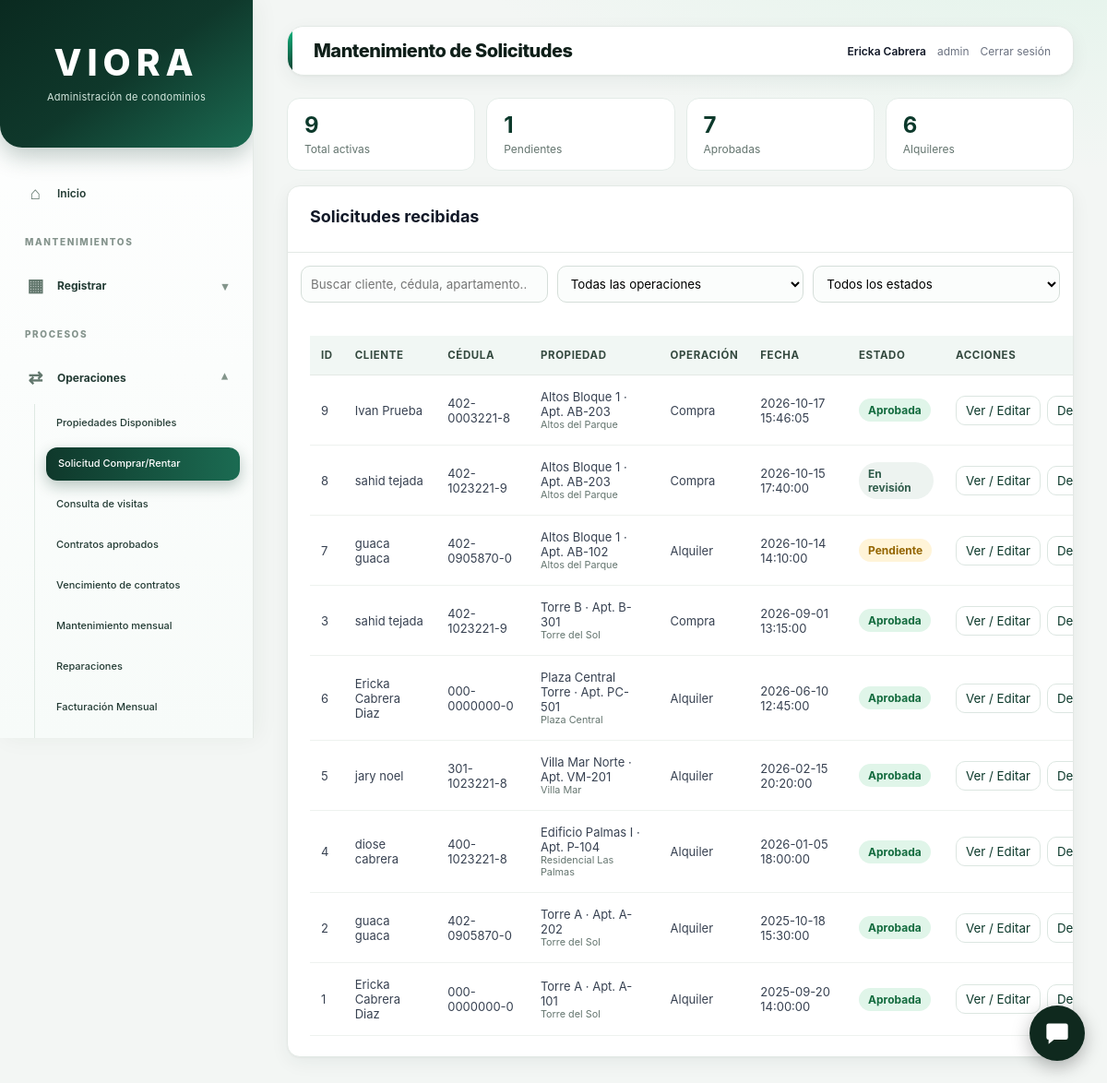
/Viora/mantenimientos/solicitudes.php (signed in), run on the app's committed database.
### tables this page shows
CREATE TABLE `solicitud_propiedad` (
  `id_solicitudes` bigint(20) NOT NULL,
  `persona_id` bigint(20) NOT NULL,
  `apartamento_id` bigint(20) NOT NULL,
  `tipo_operacion` enum('Alquiler','Venta') NOT NULL,
  `observaciones` text DEFAULT NULL,
  `estado` enum('Pendiente','En revision','Aprobada','Rechazada','Cancelada') DEFAULT 'Pendiente',
  `fecha_solicitud` timestamp NOT NULL DEFAULT current_timestamp(),
  `activo` tinyint(1) DEFAULT 1
);

CREATE TABLE `persona` (
  `id_personas` bigint(20) NOT NULL,
  `nombres` varchar(100) NOT NULL,
  `apellidos` varchar(100) NOT NULL,
  `cedula` varchar(20) DEFAULT NULL,
  `correo` varchar(120) DEFAULT NULL,
  `telefono` varchar(40) DEFAULT NULL,
  `direccion` varchar(255) DEFAULT NULL,
  `fecha_registro` timestamp NOT NULL DEFAULT current_timestamp(),
  `activo` tinyint(1) DEFAULT 1
);

CREATE TABLE `edificio` (
  `id_edificios` bigint(20) NOT NULL,
  `condominio_id` bigint(20) NOT NULL,
  `nombre` varchar(100) NOT NULL,
  `cantidad_pisos` int(11) DEFAULT NULL,
  `estado` varchar(30) DEFAULT 'Activo',
  `activo` tinyint(1) DEFAULT 1
);

CREATE TABLE `apartamento` (
  `id_apartamentos` bigint(20) NOT NULL,
  `edificio_id` bigint(20) NOT NULL,
  `numero` varchar(20) NOT NULL,
  `piso` int(11) DEFAULT NULL,
  `habitaciones` int(11) DEFAULT NULL,
  `banos` int(11) DEFAULT NULL,
  `metros_cuadrados` decimal(10,2) DEFAULT NULL,
  `descripcion` text DEFAULT NULL,
  `estado` varchar(30) DEFAULT 'Disponible',
  `activo` tinyint(1) DEFAULT 1,
  `imagen` varchar(255) DEFAULT NULL,
  `precio_alquiler` decimal(12,2) DEFAULT NULL,
  `disponible` tinyint(1) DEFAULT 1,
  `tipo_operacion` enum('Alquiler','Venta','Ambos') NOT NULL DEFAULT 'Alquiler',
  `precio_venta` decimal(14,2) DEFAULT NULL
);

CREATE TABLE `condominio` (
  `id_condominios` bigint(20) NOT NULL,
  `nombre` varchar(100) NOT NULL,
  `descripcion` text DEFAULT NULL,
  `direccion` varchar(255) NOT NULL,
  `ciudad` varchar(100) DEFAULT NULL,
  `provincia` varchar(100) DEFAULT NULL,
  `estado` varchar(30) DEFAULT 'Activo',
  `activo` tinyint(1) DEFAULT 1
);

### Viora/mantenimientos/solicitudes.php (the view, shortened to what this page needs)
<?php
require_once '../conf/conexion.php';
$nombre = $_SESSION['nombre_usuario'] ?? 'Usuario';
$usuario = $_SESSION['usuario'] ?? '';
function esc($v) { return htmlspecialchars((string)($v ?? ''), ENT_QUOTES, 'UTF-8'); }
$sql="SELECT s.id_solicitudes,s.tipo_operacion,s.estado,s.observaciones,s.fecha_solicitud,s.activo,p.nombres,p.apellidos,p.cedula,p.correo,p.telefono,p.direccion,a.numero AS apartamento,e.nombre AS edificio,c.nombre AS condominio FROM solicitud_propiedad s INNER JOIN persona p ON p.id_personas=s.persona_id INNER JOIN apartamento a ON a.id_apartamentos=s.apartamento_id INNER JOIN edificio e ON e.id_edificios=a.edificio_id INNER JOIN condominio c ON c.id_condominios=e.condominio_id WHERE s.activo=1 ORDER BY s.fecha_solicitud DESC,s.id_solicitudes DESC";
$result=$conexion->query($sql);
$solicitudes=$result->fetch_all(MYSQLI_ASSOC);
?>
<!DOCTYPE html>
<html lang="es">
<head>
<link rel="stylesheet" href="../estilos/styleP.css?v=6">
</head>
<body>
<div class="diseño">
<?php include 'menu_lateral.php'; ?>
<main class="contenido">
<header class="contenido__superior"><h1 class="titulo">Mantenimiento de Solicitudes</h1><div class="filtros"><span class="filtro filtro--activo"><?=esc($nombre)?></span><span class="filtro"><?=esc($usuario)?></span><a href="../login/logout.php" class="filtro" style="text-decoration:none">Cerrar sesión</a></div></header>
<div class="solicitudes-resumen">
<div><strong><?=count($solicitudes)?></strong><span>Total activas</span></div>
<div><strong><?=count(array_filter($solicitudes,fn($s)=>$s['estado']==='Pendiente'))?></strong><span>Pendientes</span></div>
<div><strong><?=count(array_filter($solicitudes,fn($s)=>$s['estado']==='Aprobada'))?></strong><span>Aprobadas</span></div>
<div><strong><?=count(array_filter($solicitudes,fn($s)=>$s['tipo_operacion']==='Alquiler'))?></strong><span>Alquileres</span></div>
</div>
<section class="modulo"><div class="modulo__header"><h2 class="modulo__titulo">Solicitudes recibidas</h2></div>
<div class="solicitudes-filtros"><input id="buscar" type="search" placeholder="Buscar cliente, cédula, apartamento..." aria-label="Buscar solicitudes"><select id="filtroTipo"><option value="">Todas las operaciones</option></select><select id="filtroEstado"><option value="">Todos los estados</option></select></div>
<div class="modulo__cuerpo tabla-contenedor solicitudes-tabla"><table class="tabla"><thead><tr><th>ID</th><th>Cliente</th><th>Cédula</th><th>Propiedad</th><th>Operación</th><th>Fecha</th><th>Estado</th><th>Acciones</th></tr></thead><tbody id="tablaSolicitudes">
<?php foreach($solicitudes as $s): ?><tr data-tipo="<?=esc($s['tipo_operacion'])?>" data-estado="<?=esc($s['estado'])?>" data-busqueda="<?=esc(mb_strtolower(implode(' ',[$s['nombres'],$s['apellidos'],$s['cedula'],$s['apartamento'],$s['edificio'],$s['condominio']]),'UTF-8'))?>"><td><?= (int)$s['id_solicitudes']?></td><td><?=esc($s['nombres'].' '.$s['apellidos'])?></td><td><?=esc($s['cedula']?:'—')?></td><td><?=esc($s['edificio'].' · Apt. '.$s['apartamento'])?><small style="display:block;color:#64756f"><?=esc($s['condominio'])?></small></td><td><?=esc($s['tipo_operacion']==='Venta'?'Compra':'Alquiler')?></td><td><?=esc($s['fecha_solicitud'])?></td><td><span class="solicitudes-estado" data-estado="<?=esc($s['estado'])?>"><?=esc($s['estado']==='En revision'?'En revisión':$s['estado'])?></span></td><td><div class="solicitudes-acciones"><button type="button" class="btn-ver" data-id="<?=(int)$s['id_solicitudes']?>">Ver / Editar</button><button type="button" class="btn-borrar" data-id="<?=(int)$s['id_solicitudes']?>" aria-label="Desactivar solicitud">Desactivar</button></div></td></tr><?php endforeach; ?>
</tbody></table></div></section>
</main></div>
</body></html>

### Viora/estilos/styleP.css (style rules this page uses)
:root { --fondo: #f4f5f7; --panel: #ffffff; --texto: #111827; --tenue: #6b7280; --borde: #e5e7eb; --sombra: 0 4px 20px rgba(0, 0, 0, .04); --lateral-fondo: #ffffff; --lateral-texto: #374151; --lateral-hover: #f3f4f6; --lateral-activo: #0f291e; --lateral-activo-texto: #ffffff; --color-primario: #0f291e; --verde-esmeralda: #10b981; }
*, *::before, *::after { box-sizing: border-box; }
html, body { height: 100%; margin: 0; padding: 0; }
body { font-family: -apple-system, BlinkMacSystemFont, "Segoe UI", Roboto, Helvetica, Arial, sans-serif; color: var(--texto); background: var(--fondo); -webkit-font-smoothing: antialiased; }
.diseño { display: flex; min-height: 100vh; }
.contenido { flex: 1; padding: 24px 32px; overflow-y: auto; min-width: 0; }
.contenido__superior { display: flex; align-items: center; justify-content: space-between; gap: 20px; margin-bottom: 24px; background: var(--panel); padding: 14px 22px; border-radius: 16px; border: 1px solid var(--borde); box-shadow: var(--sombra); }
.contenido__superior .titulo { margin: 0; font-size: 20px; font-weight: 800; color: var(--texto); }
.filtros { display: flex; align-items: center; gap: 12px; }
.filtro { font-size: 12px; color: var(--tenue); }
.filtro--activo { font-weight: 600; color: var(--texto); }
.modulo { background: var(--panel); border: 1px solid var(--borde); border-radius: 16px; box-shadow: var(--sombra); overflow: hidden; }
.modulo__header { display: flex; justify-content: space-between; align-items: center; flex-wrap: wrap; gap: 16px; padding: 22px 24px; border-bottom: 1px solid var(--borde); }
.modulo__titulo { margin: 0 0 6px; color: var(--texto); font-size: 18px; font-weight: 700; }
.modulo__cuerpo { padding: 22px 24px; overflow-x: auto; }
.tabla { width: 100%; min-width: 900px; border-collapse: collapse; text-align: left; }
.tabla thead th { padding: 14px 12px; background: #0F382B; color: #FFFFFF; font-size: 11px; font-weight: 700; text-transform: uppercase; letter-spacing: .4px; white-space: nowrap; }
.tabla tbody td { padding: 15px 12px; border-bottom: 1px solid #edf0f2; color: #374151; font-size: 13px; vertical-align: middle; }
:root { --viora-verde: #0F382B; --viora-verde-hover: #185743; --viora-verde-claro: #E3F4EC; --viora-texto: #233B34; --viora-gris: #84938C; --viora-borde: #E7EDE9; }
.diseño { display: flex; min-height: 100vh; width: 100%; }
.diseño > .contenido { flex: 1; min-width: 0; }
@media (max-width:1250px) { .contenido__superior { flex-wrap:wrap } }

### Viora/mantenimientos/solicitudes.php (style rules this page uses)
.solicitudes-resumen { display:flex;gap:12px;flex-wrap:wrap;margin:16px 0 }
.solicitudes-resumen div { background:white;border:1px solid #e3ebe7;border-radius:12px;padding:14px 18px;flex:1;min-width:120px }
.solicitudes-resumen strong { display:block;font-size:24px;color:#0c392b }
.solicitudes-resumen span { font-size:12px;color:#64756f }
.solicitudes-filtros { display:flex;gap:10px;flex-wrap:wrap;padding:14px }
.solicitudes-filtros input,.solicitudes-filtros select { padding:10px;border:1px solid #dce6e1;border-radius:8px;min-width:160px;flex:1 }
.solicitudes-estado { display:inline-block;border-radius:30px;padding:5px 10px;font-size:12px;font-weight:700;background:#edf3f0;color:#315d4c }
.solicitudes-estado[data-estado="Aprobada"] { background:#e0f5e9;color:#136b3e }
.solicitudes-estado[data-estado="Pendiente"] { background:#fff4d8;color:#946500 }
.solicitudes-acciones { display:flex;gap:7px;white-space:nowrap }
.solicitudes-acciones button { border:1px solid #dce6e1;background:#fff;color:#0c392b;border-radius:7px;padding:7px 10px;cursor:pointer }
.solicitudes-tabla { overflow-x:auto }

### data on the page
solicitud_propiedad: id_solicitudes "9", persona.apellidos "Ivan Prueba", persona.cedula "402-0003221-8", edificio.nombre "Altos Bloque 1 · Apt. AB-203", condominio.nombre "Altos del Parque", tipo_operacion "Compra", fecha_solicitud "2026-10-17 15:46:05", estado "Aprobada"
solicitud_propiedad: id_solicitudes "8", persona.apellidos "sahid tejada", persona.cedula "402-1023221-9", edificio.nombre "Altos Bloque 1 · Apt. AB-203", condominio.nombre "Altos del Parque", tipo_operacion "Compra", fecha_solicitud "2026-10-15 17:40:00", estado "En revisión"
solicitud_propiedad: id_solicitudes "7", persona.apellidos "guaca guaca", persona.cedula "402-0905870-0", edificio.nombre "Altos Bloque 1 · Apt. AB-102", condominio.nombre "Altos del Parque", tipo_operacion "Alquiler", fecha_solicitud "2026-10-14 14:10:00", estado "Pendiente"
solicitud_propiedad: id_solicitudes "3", persona.apellidos "sahid tejada", persona.cedula "402-1023221-9", edificio.nombre "Torre B · Apt. B-301", condominio.nombre "Torre del Sol", tipo_operacion "Compra", fecha_solicitud "2026-09-01 13:15:00", estado "Aprobada"
solicitud_propiedad: id_solicitudes "6", persona.apellidos "Ericka Cabrera Diaz", persona.cedula "000-0000000-0", edificio.nombre "Plaza Central Torre · Apt. PC-501", condominio.nombre "Plaza Central", tipo_operacion "Alquiler", fecha_solicitud "2026-06-10 12:45:00", estado "Aprobada"
solicitud_propiedad: id_solicitudes "5", persona.apellidos "jary noel", persona.cedula "301-1023221-8", edificio.nombre "Villa Mar Norte · Apt. VM-201", condominio.nombre "Villa Mar", tipo_operacion "Alquiler", fecha_solicitud "2026-02-15 20:20:00", estado "Aprobada"
solicitud_propiedad: id_solicitudes "4", persona.apellidos "diose cabrera", persona.cedula "400-1023221-8", edificio.nombre "Edificio Palmas I · Apt. P-104", condominio.nombre "Residencial Las Palmas", tipo_operacion "Alquiler", fecha_solicitud "2026-01-05 18:00:00", estado "Aprobada"
solicitud_propiedad: id_solicitudes "2", persona.apellidos "guaca guaca", persona.cedula "402-0905870-0", edificio.nombre "Torre A · Apt. A-202", condominio.nombre "Torre del Sol", tipo_operacion "Alquiler", fecha_solicitud "2025-10-18 15:30:00", estado "Aprobada"
solicitud_propiedad: id_solicitudes "1", persona.apellidos "Ericka Cabrera Diaz", persona.cedula "000-0000000-0", edificio.nombre "Torre A · Apt. A-101", condominio.nombre "Torre del Sol", tipo_operacion "Alquiler", fecha_solicitud "2025-09-20 14:00:00", estado "Aprobada"

### other printed values
$nombre "Ericka Cabrera"
$usuario "admin"
count($solicitudes) "9"
count(array_filter($solicitudes,fn($s)=>$s['estado']==='Pendiente')) "1"
count(array_filter($solicitudes,fn($s)=>$s['estado']==='Aprobada')) "7"
